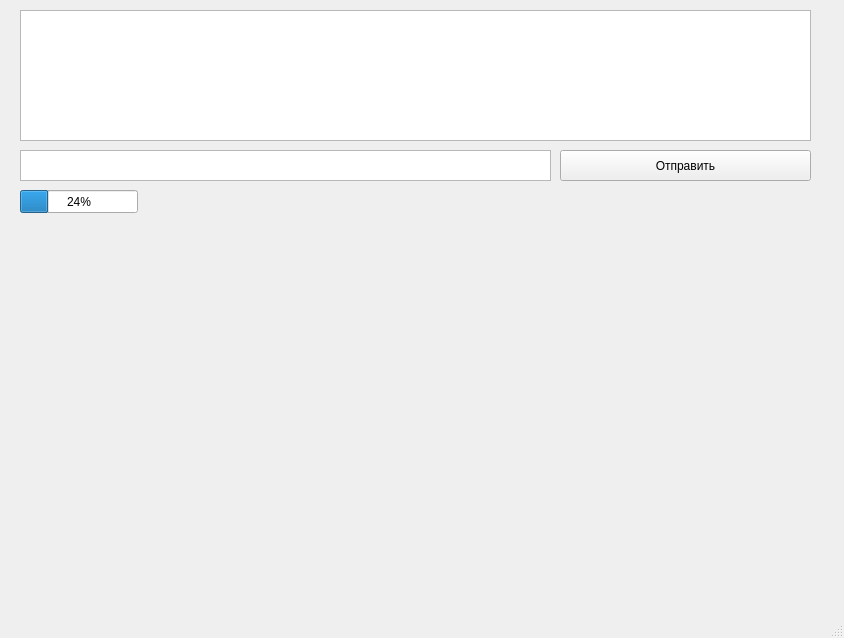
<?xml version="1.0" encoding="UTF-8"?>
<ui version="4.0">
 <class>MainWindow</class>
 <widget class="QMainWindow" name="MainWindow">
  <property name="geometry">
   <rect>
    <x>0</x>
    <y>0</y>
    <width>844</width>
    <height>638</height>
   </rect>
  </property>
  <property name="windowTitle">
   <string>MainWindow</string>
  </property>
  <widget class="QWidget" name="centralwidget">
   <widget class="QPushButton" name="pushButton">
    <property name="geometry">
     <rect>
      <x>560</x>
      <y>150</y>
      <width>251</width>
      <height>31</height>
     </rect>
    </property>
    <property name="text">
     <string>Отправить</string>
    </property>
   </widget>
   <widget class="QTextEdit" name="textEdit">
    <property name="geometry">
     <rect>
      <x>20</x>
      <y>10</y>
      <width>791</width>
      <height>131</height>
     </rect>
    </property>
   </widget>
   <widget class="QTextEdit" name="textEdit_2">
    <property name="geometry">
     <rect>
      <x>20</x>
      <y>150</y>
      <width>531</width>
      <height>31</height>
     </rect>
    </property>
   </widget>
   <widget class="QProgressBar" name="progressBar">
    <property name="geometry">
     <rect>
      <x>20</x>
      <y>190</y>
      <width>118</width>
      <height>23</height>
     </rect>
    </property>
    <property name="value">
     <number>24</number>
    </property>
   </widget>
  </widget>
  <widget class="QStatusBar" name="statusbar"/>
 </widget>
 <resources/>
 <connections/>
</ui>
